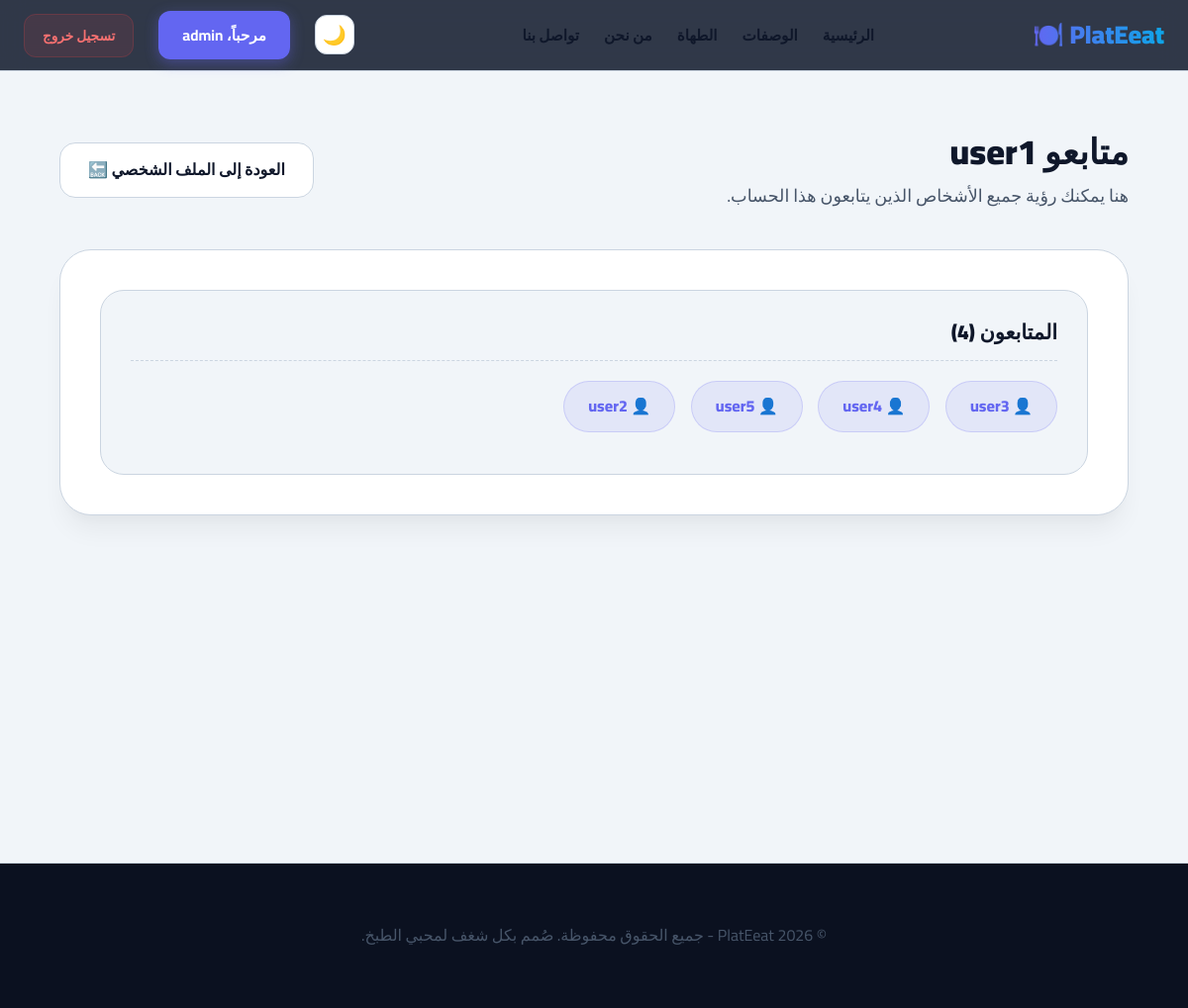
/accountes/profile/user1/relations/?tab=followers (signed in), run on the app's committed database.
### accountes/models.py (models this page shows, shortened)
class SoftDeleteMixin(models.Model):
    is_deleted = models.BooleanField(default=False)
    deleted_at = models.DateTimeField(null=True, blank=True)
    objects = SoftDeleteManager()
    all_objects = models.Manager()
    class Meta:
        abstract = True

class User(AbstractUser, SoftDeleteMixin):
    bio = models.TextField(blank=True)
    profile_picture = models.ImageField(upload_to='profile_pictures/', null=True, blank=True)
    facebook_link = models.URLField(blank=True)
    instagram_link = models.URLField(blank=True)
    twitter_link = models.URLField(blank=True)
    phone_number = models.CharField(max_length=20, blank=True)
    experience_years = models.CharField(max_length=50, blank=True, null=True, verbose_name="مدة الخبرة")
    objects = SoftDeleteUserManager()
    all_objects = UserManager()

### accountes/views.py (the view)
# urls.py: path('profile/<str:username>/relations/', views.user_relations, name='user_relations'),
@login_required
def user_relations(request, username):
    profile_user = get_object_or_404(User, username=username)
    followers_qs = Follow.objects.filter(following=profile_user).select_related('follower')
    following_qs = Follow.objects.filter(follower=profile_user).select_related('following')
    tab = request.GET.get('tab', 'all')
    return render(request, 'accountes/connections.html', {
        'profile_user': profile_user,
        'followers': [follow.follower for follow in followers_qs],
        'following': [follow.following for follow in following_qs],
        'followers_count': followers_qs.count(),
        'following_count': following_qs.count(),
        'tab': tab,
    })

### accountes/models.py (called while the page is built)
    def get_queryset(self):
        return super().get_queryset().filter(is_deleted=False)

    def get_queryset(self):
        return super().get_queryset().filter(is_deleted=False)

### templates/accountes/connections.html (shortened to what this page needs)
{% extends 'baes.html' %}
{% block content %}
<section class="connections-page">
    <div class="connections-container">
        <div class="connections-header">
            <div>
                {% if tab == 'following' %}
                <h2>الأشخاص الذين يتابعهم {{ profile_user.username }}</h2>
                <p>هنا يمكنك رؤية جميع الحسابات التي يتابعها.</p>
                {% elif tab == 'followers' %}
                <h2>متابعو {{ profile_user.username }}</h2>
                <p>هنا يمكنك رؤية جميع الأشخاص الذين يتابعون هذا الحساب.</p>
                {% else %}
                <h2>العلاقات الاجتماعية لـ {{ profile_user.username }}</h2>
                <p>هنا يمكنك رؤية من يتابع {{ profile_user.username }} ومن يتابعه.</p>
                {% endif %}
            </div>
            <a href="{% url 'user_profile' profile_user.username %}" class="back-link">العودة إلى الملف الشخصي 🔙</a>
        </div>
        <div class="connections-card">
            <div class="connections-row">
                {% if tab == 'followers' or tab == 'all' %}
                <div class="connection-card" id="followers">
                    <h3>المتابعون ({{ followers_count }})</h3>
                    {% if followers %}
                        {% for follower in followers %}
                            <a href="{% url 'user_profile' follower.username %}" class="connection-pill">👤 {{ follower.username }}</a>
                        {% endfor %}
                    {% else %}
                        <p class="empty-text">لا يوجد متابعين حتى الآن 📭</p>
                    {% endif %}
                </div>
                {% endif %}
            </div>
        </div>
    </div>
</section>
{% endblock %}

### templates/baes.html (shortened to what this page needs)
<!DOCTYPE html>
<html lang="ar" dir="rtl">
<head>
</head>
<body>
    <header>
        <nav>
            <a href="{% url 'home' %}" class="logo">PlatEeat 🍽️</a>
            <ul>
                <li><a href="{% url 'home' %}">الرئيسية</a></li>
                <li><a href="{% url 'recipes' %}">الوصفات</a></li>
                <li><a href="{% url 'chef_list' %}">الطهاة</a></li>
                <li><a href="{% url 'about' %}">من نحن</a></li>
                <li><a href="{% url 'contact' %}">تواصل بنا</a></li>
            </ul>
            <ul>
                <li>
                    <button id="theme-toggle" class="theme-btn" title="تبديل الوضع">
                        <span id="theme-icon">🌙</span>
                    </button>
                </li>
                {% if user.is_authenticated %}
                <li><a href="{% url 'profile' %}" class="nav-btn">
                    <span>مرحباً، {{ user.username}}</span>
                </a></li>
                <li><a href="{% url 'logout' %}" class="logout-btn">تسجيل خروج</a></li>
                {% else %}
                <li><a href="{% url 'login' %}" class="login-link"> تسجيل دخول</a></li>
                <li><a href="{% url 'register' %}" class="nav-btn">حساب جديد</a></li>
                {% endif %}
            </ul>
        </nav>
    </header>
    <div class="main-content">
        {% block content %}{% endblock %}
    </div>
    <footer>
        <p>&copy; 2026 PlatEeat - جميع الحقوق محفوظة. صُمم بكل شغف لمحبي الطبخ.</p>
    </footer>
</body>
</html>

### templates/baes.html (style rules this page uses)
:root { --primary: #6366f1; --primary-hover: #818cf8; --secondary: #0ea5e9; --bg-main: #f1f5f9; --bg-card: #ffffff; --text-main: #0f172a; --text-dim: #475569; --border: #cbd5e1; --shadow: 0 20px 25px -5px rgba(0, 0, 0, 0.05), 0 10px 10px -5px rgba(0, 0, 0, 0.02); }
* { box-sizing: border-box; margin: 0; padding: 0; }
body { font-family: 'Cairo', sans-serif; background-color: var(--bg-main); color: var(--text-main); line-height: 1.6; overflow-x: hidden; font-weight: 400; }
h1, h2, h3, h4, h5, h6 { font-weight: 900; line-height: 1.2; color: var(--text-main); }
header { position: sticky; top: 0; z-index: 1000; background: rgba(15, 23, 42, 0.85); backdrop-filter: blur(12px); border-bottom: 1px solid var(--border); }
nav { max-width: 1200px; margin: 0 auto; padding: 15px 24px; display: flex; justify-content: space-between; align-items: center; }
.logo { font-size: 1.6rem; font-weight: 900; background: linear-gradient(90deg, var(--primary), var(--secondary)); -webkit-background-clip: text; -webkit-text-fill-color: transparent; text-decoration: none; display: flex; align-items: center; gap: 10px; }
nav ul { list-style: none; display: flex; gap: 25px; align-items: center; }
nav a { color: var(--text-main); text-decoration: none; font-weight: 700; font-size: 0.95rem; transition: all 0.2s; }
.nav-btn { background: var(--primary); color: #fff !important; padding: 10px 24px; border-radius: 12px; box-shadow: 0 4px 14px 0 rgba(99, 102, 241, 0.4); transition: all 0.3s; }
.logout-btn { background: rgba(239, 68, 68, 0.1); color: #f87171 !important; border: 1px solid rgba(239, 68, 68, 0.2); padding: 8px 18px; border-radius: 12px; font-size: 0.85rem; }
.theme-btn { background: var(--bg-card); border: 1px solid var(--border); color: var(--text-main); width: 40px; height: 40px; border-radius: 12px; display: flex; align-items: center; justify-content: center; cursor: pointer; transition: all 0.3s; font-size: 1.2rem; margin-right: 10px; }
.main-content { min-height: calc(100vh - 80px); }
footer { background: #0b1120; padding: 60px 24px; text-align: center; border-top: 1px solid var(--border); color: var(--text-dim); }

### templates/accountes/connections.html (style rules this page uses)
.connections-page { font-family: 'Cairo', sans-serif; background: var(--bg-main); min-height: 100vh; direction: rtl; padding: 60px 24px; color: var(--text-main); }
.connections-container { max-width: 1080px; margin: 0 auto; }
.connections-header { display: flex; flex-wrap: wrap; justify-content: space-between; gap: 20px; align-items: center; margin-bottom: 40px; }
.connections-header h2 { margin: 0 0 10px; font-size: 2.2rem; font-weight: 900; color: var(--text-main); }
.connections-header p { margin: 0; color: var(--text-dim); font-size: 1.1rem; }
.connections-card { background: var(--bg-card); border: 1px solid var(--border); border-radius: 32px; padding: 40px; box-shadow: var(--shadow); }
.connections-row { display: grid; gap: 30px; grid-template-columns: repeat(auto-fit, minmax(300px, 1fr)); }
.connection-card { background: var(--bg-main); border: 1px solid var(--border); border-radius: 24px; padding: 30px; transition: transform 0.3s; }
.connection-card h3 { margin: 0 0 20px; font-size: 1.3rem; color: var(--text-main); font-weight: 900; border-bottom: 1px dashed var(--border); padding-bottom: 15px; }
.connection-pill { display: inline-flex; align-items: center; justify-content: center; margin: 0 0 12px 12px; padding: 12px 24px; border-radius: 999px; background: rgba(99, 102, 241, 0.1); border: 1px solid rgba(99, 102, 241, 0.2); color: var(--primary); text-decoration: none; font-weight: 800; transition: all 0.2s; }
.back-link { display: inline-block; padding: 14px 28px; border-radius: 16px; background: var(--bg-card); border: 1px solid var(--border); color: var(--text-main); text-decoration: none; font-weight: 800; transition: all 0.3s; }

### data on the page
User: username "admin"
User: username "user1"
User: username "user3"
User: username "user4"
User: username "user5"
User: username "user2"

### other printed values
{{ followers_count }} "4"
